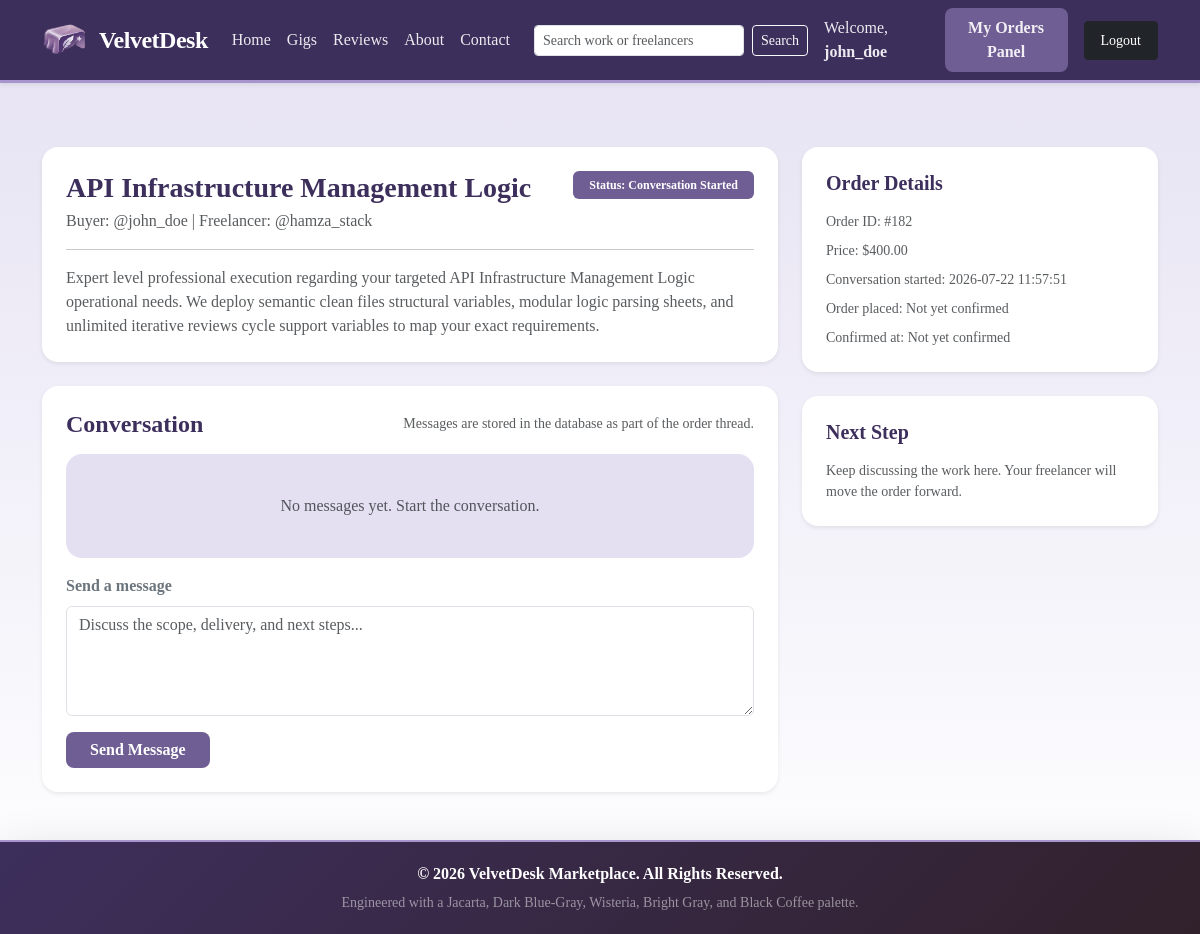
The app's page /chat.php?order_id=182 (signed in) with its own data.
### tables this page shows
CREATE TABLE orders (
        order_id INTEGER PRIMARY KEY AUTOINCREMENT,
        gig_id INTEGER,
        buyer_id INTEGER,
        seller_id INTEGER,
        order_status TEXT DEFAULT 'Conversation Started',
        delivery_file_path TEXT DEFAULT NULL,
        submission_date DATETIME DEFAULT CURRENT_TIMESTAMP,
        conversation_started_at DATETIME DEFAULT CURRENT_TIMESTAMP,
        order_placed_at DATETIME DEFAULT NULL,
        confirmed_at DATETIME DEFAULT NULL,
        FOREIGN KEY(gig_id) REFERENCES gigs(gig_id),
        FOREIGN KEY(buyer_id) REFERENCES users(user_id),
        FOREIGN KEY(seller_id) REFERENCES users(user_id)
    );

### chat.php (the view, shortened to what this page needs)
<?php
include 'config.php';
$order_id = intval($_GET['order_id'] ?? 0);
$current_role = $_SESSION['role'];
try {
    $order_stmt = $conn->prepare("SELECT orders.*, gigs.title, gigs.description, gigs.price, buyer.username AS buyer_name, seller.username AS seller_name
                                  FROM orders
                                  JOIN gigs ON orders.gig_id = gigs.gig_id
                                  JOIN users AS buyer ON orders.buyer_id = buyer.user_id
                                  JOIN users AS seller ON orders.seller_id = seller.user_id
                                  WHERE orders.order_id = :order_id");
    $order_stmt->bindParam(':order_id', $order_id);
    $order_stmt->execute();
    $order = $order_stmt->fetch(PDO::FETCH_ASSOC);
    $messages_stmt = $conn->prepare("SELECT order_messages.*, users.username, users.role
                                      FROM order_messages
                                      JOIN users ON order_messages.sender_id = users.user_id
                                      WHERE order_messages.order_id = :order_id
                                      ORDER BY order_messages.created_at ASC, order_messages.message_id ASC");
    $messages_stmt->bindParam(':order_id', $order_id);
    $messages_stmt->execute();
    $chat_messages = $messages_stmt->fetchAll(PDO::FETCH_ASSOC);
} catch (PDOException $e) {
    error_log('Chat page error: ' . $e->getMessage());
    die('Unable to load the conversation right now.');
}
$csrf_token = generateCSRFToken();
include 'header.php';
?>
<div class="row mt-3 g-4">
    <div class="col-lg-8">
        <div class="card border-0 shadow-sm rounded-4 mb-4">
            <div class="card-body p-4">
                <div class="d-flex justify-content-between align-items-start flex-wrap gap-2">
                    <div>
                        <h3 class="fw-bold mb-1 text-jacarta"><?php echo htmlspecialchars($order['title']); ?></h3>
                        <p class="text-muted mb-0">Buyer: @<?php echo htmlspecialchars($order['buyer_name']); ?> | Freelancer: @<?php echo htmlspecialchars($order['seller_name']); ?></p>
                    </div>
                    <span class="badge bg-dark-blue-gray px-3 py-2">Status: <?php echo htmlspecialchars($order['order_status']); ?></span>
                </div>
                <hr>
                <p class="text-muted mb-0"><?php echo htmlspecialchars($order['description']); ?></p>
            </div>
        </div>
        <div class="card border-0 shadow-sm rounded-4">
            <div class="card-body p-4">
                <div class="d-flex justify-content-between align-items-center mb-3">
                    <h4 class="fw-bold mb-0 text-jacarta">Conversation</h4>
                    <small class="text-muted">Messages are stored in the database as part of the order thread.</small>
                </div>
                <div class="chat-stream bg-bright-gray rounded-4 p-3 mb-3" style="max-height: 420px; overflow-y: auto;">
                    <?php if (empty($chat_messages)): ?>
                        <div class="text-center text-muted py-4">No messages yet. Start the conversation.</div>
                    <?php endif; ?>
                </div>
                <form action="chat.php?order_id=<?php echo $order_id; ?>" method="POST">
                    <label class="form-label fw-semibold text-secondary">Send a message</label>
                    <textarea name="message_text" class="form-control mb-3" rows="4" placeholder="Discuss the scope, delivery, and next steps..."></textarea>
                    <button type="submit" name="send_message_btn" class="btn btn-velvet px-4">Send Message</button>
                </form>
            </div>
        </div>
    </div>
    <div class="col-lg-4">
        <div class="card border-0 shadow-sm rounded-4 mb-4">
            <div class="card-body p-4">
                <h5 class="fw-bold text-jacarta mb-3">Order Details</h5>
                <div class="small text-muted mb-2">Order ID: #<?php echo (int)$order['order_id']; ?></div>
                <div class="small text-muted mb-2">Price: $<?php echo number_format((float)$order['price'], 2); ?></div>
                <div class="small text-muted mb-2">Conversation started: <?php echo htmlspecialchars($order['conversation_started_at'] ?? 'Pending'); ?></div>
                <div class="small text-muted mb-2">Order placed: <?php echo htmlspecialchars($order['order_placed_at'] ?? 'Not yet confirmed'); ?></div>
                <div class="small text-muted">Confirmed at: <?php echo htmlspecialchars($order['confirmed_at'] ?? 'Not yet confirmed'); ?></div>
            </div>
        </div>
        <div class="card border-0 shadow-sm rounded-4">
            <div class="card-body p-4">
                <h5 class="fw-bold text-jacarta mb-3">Next Step</h5>
                <?php if ($current_role === 'seller' && $order['order_status'] === 'Conversation Started'): ?>
                    <p class="text-muted small">Confirm the order once the discussion is complete.</p>
                    <form action="orders.php" method="POST">
                        <input type="hidden" name="csrf_token" value="<?php echo $csrf_token; ?>">
                        <input type="hidden" name="order_id" value="<?php echo (int)$order['order_id']; ?>">
                        <button type="submit" name="confirm_order_btn" class="btn btn-velvet w-100">Confirm Order</button>
                    </form>
                <?php elseif ($order['order_status'] === 'Completed'): ?>
                    <p class="text-muted small mb-0">This order is complete. You can still keep the conversation history here.</p>
                <?php else: ?>
                    <p class="text-muted small mb-0"><?php echo $current_role === 'buyer' ? 'Keep discussing the work here. Your freelancer will move the order forward.' : 'Keep discussing the work here until both sides are ready to move forward.'; ?></p>
                <?php endif; ?>
            </div>
        </div>
    </div>
</div>
<?php include 'footer.php'; ?>

### header.php (style rules this page uses)
:root { --jacarta: #3D2F5C; --dark-blue-gray: #6F5E93; --wisteria: #A895CD; --bright-gray: #E4E0F2; --black-coffee: #31212B; --jacarta-rgb: 61, 47, 92; --dark-blue-gray-rgb: 111, 94, 147; --wisteria-rgb: 168, 149, 205; --bright-gray-rgb: 228, 224, 242; --black-coffee-rgb: 49, 33, 43; }
body { background: linear-gradient(180deg, rgba(var(--bright-gray-rgb), 0.96), #ffffff); min-height: 100vh; display: flex; flex-direction: column; font-family: 'Georgia', 'Times New Roman', serif; color: var(--black-coffee); }
.btn-velvet { background-color: var(--dark-blue-gray); color: white; border: none; font-weight: 600; border-radius: 8px; transition: 0.3s; }
.text-jacarta { color: var(--jacarta) !important; }
.bg-bright-gray { background-color: var(--bright-gray) !important; }
.bg-dark-blue-gray { background-color: var(--dark-blue-gray) !important; }

### records on screen
orders: order_status "Conversation Started", order_id "182", conversation_started_at "2026-07-22 11:57:51", order_placed_at "Not yet confirmed", confirmed_at "Not yet confirmed"

### other values on screen
$_SESSION['username'] "john_doe"
$order['title'] "API Infrastructure Management Logic"
$order['buyer_name'] "john_doe"
$order['seller_name'] "hamza_stack"
$order['price'] "400.00"
